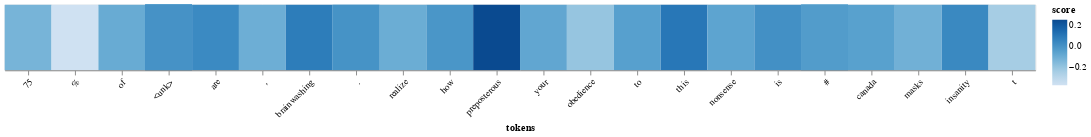

Source (notebook cell):
### Code cell
tweet = "75% of Torontonians are helplessly, hopelessly brainwashing. Please realize how preposterous your obedience to this nonsense is. #CanadaHasFallen #canada #masks #covid #covid19 #insanity https://t.co/3BHoZYZ70t"
df, tokens = interpret_sentence(tweet, true_label = 2.0)
visualisation(df, tokens, w=1100)

### Figure 1 — Vega-Lite specification as saved in the notebook (floating-point values rounded to 4 significant figures)
{"config": {"view": {"continuousWidth": 400, "continuousHeight": 300}}, "data": {"name": "data-ca272a038cb10ab3b7ac8a6aecb0f9eb"}, "mark": "rect", "encoding": {"color": {"field": "score", "scale": {"scheme": "blues"}, "type": "quantitative"}, "x": {"axis": {"labelAngle": -45}, "field": "tokens", "sort": ["75", "%", "of", "<unk>", "are", "<unk>", ",", "<unk>", "brainwashing", ".", "<unk>", "realize", "how", "preposterous", "your", "obedience", "to", "this", "nonsense", "is", ".", "#", "<unk>", "#", "canada", "#", "masks", "#", "<unk>", "#", "<unk>", "#", "insanity", "<unk>", "t"], "type": "nominal"}}, "height": 70, "width": 1100, "$schema": "https://vega.github.io/schema/vega-lite/v4.17.0.json", "datasets": {"data-ca272a038cb10ab3b7ac8a6aecb0f9eb": [{"tokens": "75", "score": -0.131}, {"tokens": "%", "score": -0.377}, {"tokens": "of", "score": -0.0943}, {"tokens": "<unk>", "score": 0.0}, {"tokens": "are", "score": 0.03279}, {"tokens": "<unk>", "score": 0.0}, {"tokens": ",", "score": -0.1068}, {"tokens": "<unk>", "score": 0.0}, {"tokens": "brainwashing", "score": 0.07958}, {"tokens": ".", "score": -0.0655}, {"tokens": "<unk>", "score": 0.0}, {"tokens": "realize", "score": -0.1019}, {"tokens": "how", "score": -0.01327}, {"tokens": "preposterous", "score": 0.2544}, {"tokens": "your", "score": -0.07575}, {"tokens": "obedience", "score": -0.2057}, {"tokens": "to", "score": -0.05088}, {"tokens": "this", "score": 0.09932}, {"tokens": "nonsense", "score": -0.06547}, {"tokens": "is", "score": 0.009064}, {"tokens": ".", "score": -0.0009306}, {"tokens": "#", "score": -0.0602}, {"tokens": "<unk>", "score": 0.0}, {"tokens": "#", "score": -0.07939}, {"tokens": "canada", "score": -0.0524}, {"tokens": "#", "score": -0.09457}, {"tokens": "masks", "score": -0.1166}, {"tokens": "#", "score": -0.09706}, {"tokens": "<unk>", "score": 0.0}, {"tokens": "#", "score": -0.07021}, {"tokens": "<unk>", "score": 0.0}, {"tokens": "#", "score": -0.03481}, {"tokens": "insanity", "score": 0.03645}, {"tokens": "<unk>", "score": 0.0}, {"tokens": "t", "score": -0.2457}]}}
